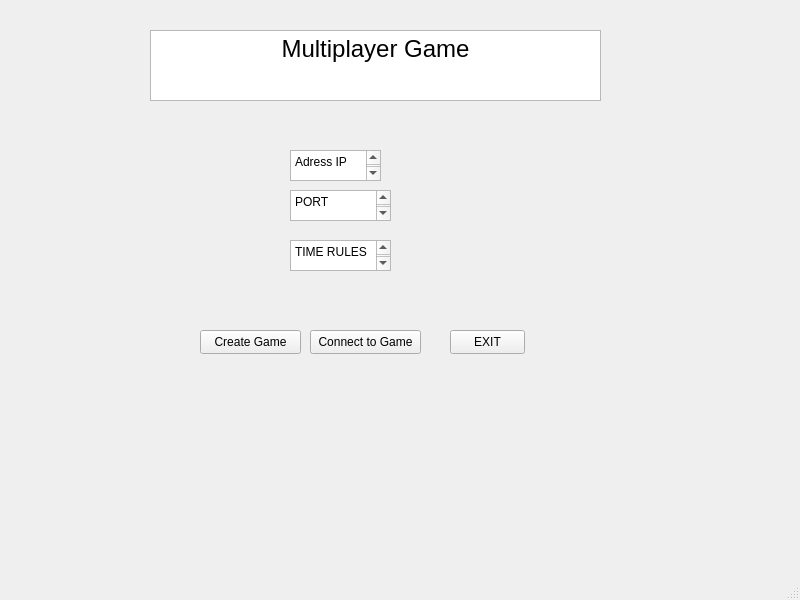
<?xml version="1.0" encoding="UTF-8"?>
<ui version="4.0">
 <class>MainWindow</class>
 <widget class="QMainWindow" name="MainWindow">
  <property name="geometry">
   <rect>
    <x>0</x>
    <y>0</y>
    <width>800</width>
    <height>600</height>
   </rect>
  </property>
  <property name="windowTitle">
   <string>MainWindow</string>
  </property>
  <widget class="QWidget" name="centralwidget">
   <widget class="QTextBrowser" name="textBrowser">
    <property name="geometry">
     <rect>
      <x>290</x>
      <y>150</y>
      <width>91</width>
      <height>31</height>
     </rect>
    </property>
    <property name="html">
     <string>&lt;!DOCTYPE HTML PUBLIC &quot;-//W3C//DTD HTML 4.0//EN&quot; &quot;http://www.w3.org/TR/REC-html40/strict.dtd&quot;&gt;
&lt;html&gt;&lt;head&gt;&lt;meta name=&quot;qrichtext&quot; content=&quot;1&quot; /&gt;&lt;meta charset=&quot;utf-8&quot; /&gt;&lt;style type=&quot;text/css&quot;&gt;
p, li { white-space: pre-wrap; }
hr { height: 1px; border-width: 0; }
li.unchecked::marker { content: &quot;\2610&quot;; }
li.checked::marker { content: &quot;\2612&quot;; }
&lt;/style&gt;&lt;/head&gt;&lt;body style=&quot; font-family:'Segoe UI'; font-size:9pt; font-weight:400; font-style:normal;&quot;&gt;
&lt;p style=&quot; margin-top:0px; margin-bottom:0px; margin-left:0px; margin-right:0px; -qt-block-indent:0; text-indent:0px;&quot;&gt;Adress IP&lt;/p&gt;
&lt;p style=&quot;-qt-paragraph-type:empty; margin-top:0px; margin-bottom:0px; margin-left:0px; margin-right:0px; -qt-block-indent:0; text-indent:0px;&quot;&gt;&lt;br /&gt;&lt;/p&gt;&lt;/body&gt;&lt;/html&gt;</string>
    </property>
   </widget>
   <widget class="QPushButton" name="pushButton_3">
    <property name="geometry">
     <rect>
      <x>450</x>
      <y>330</y>
      <width>75</width>
      <height>24</height>
     </rect>
    </property>
    <property name="text">
     <string>EXIT</string>
    </property>
   </widget>
   <widget class="QTextBrowser" name="textBrowser_2">
    <property name="geometry">
     <rect>
      <x>290</x>
      <y>190</y>
      <width>101</width>
      <height>31</height>
     </rect>
    </property>
    <property name="html">
     <string>&lt;!DOCTYPE HTML PUBLIC &quot;-//W3C//DTD HTML 4.0//EN&quot; &quot;http://www.w3.org/TR/REC-html40/strict.dtd&quot;&gt;
&lt;html&gt;&lt;head&gt;&lt;meta name=&quot;qrichtext&quot; content=&quot;1&quot; /&gt;&lt;meta charset=&quot;utf-8&quot; /&gt;&lt;style type=&quot;text/css&quot;&gt;
p, li { white-space: pre-wrap; }
hr { height: 1px; border-width: 0; }
li.unchecked::marker { content: &quot;\2610&quot;; }
li.checked::marker { content: &quot;\2612&quot;; }
&lt;/style&gt;&lt;/head&gt;&lt;body style=&quot; font-family:'Segoe UI'; font-size:9pt; font-weight:400; font-style:normal;&quot;&gt;
&lt;p style=&quot; margin-top:0px; margin-bottom:0px; margin-left:0px; margin-right:0px; -qt-block-indent:0; text-indent:0px;&quot;&gt;PORT&lt;/p&gt;
&lt;p style=&quot;-qt-paragraph-type:empty; margin-top:0px; margin-bottom:0px; margin-left:0px; margin-right:0px; -qt-block-indent:0; text-indent:0px;&quot;&gt;&lt;br /&gt;&lt;/p&gt;&lt;/body&gt;&lt;/html&gt;</string>
    </property>
   </widget>
   <widget class="QTextBrowser" name="textBrowser_3">
    <property name="geometry">
     <rect>
      <x>290</x>
      <y>240</y>
      <width>101</width>
      <height>31</height>
     </rect>
    </property>
    <property name="html">
     <string>&lt;!DOCTYPE HTML PUBLIC &quot;-//W3C//DTD HTML 4.0//EN&quot; &quot;http://www.w3.org/TR/REC-html40/strict.dtd&quot;&gt;
&lt;html&gt;&lt;head&gt;&lt;meta name=&quot;qrichtext&quot; content=&quot;1&quot; /&gt;&lt;meta charset=&quot;utf-8&quot; /&gt;&lt;style type=&quot;text/css&quot;&gt;
p, li { white-space: pre-wrap; }
hr { height: 1px; border-width: 0; }
li.unchecked::marker { content: &quot;\2610&quot;; }
li.checked::marker { content: &quot;\2612&quot;; }
&lt;/style&gt;&lt;/head&gt;&lt;body style=&quot; font-family:'Segoe UI'; font-size:9pt; font-weight:400; font-style:normal;&quot;&gt;
&lt;p style=&quot; margin-top:0px; margin-bottom:0px; margin-left:0px; margin-right:0px; -qt-block-indent:0; text-indent:0px;&quot;&gt;TIME RULES&lt;/p&gt;
&lt;p style=&quot;-qt-paragraph-type:empty; margin-top:0px; margin-bottom:0px; margin-left:0px; margin-right:0px; -qt-block-indent:0; text-indent:0px;&quot;&gt;&lt;br /&gt;&lt;/p&gt;&lt;/body&gt;&lt;/html&gt;</string>
    </property>
   </widget>
   <widget class="QPushButton" name="pushButton_4">
    <property name="geometry">
     <rect>
      <x>200</x>
      <y>330</y>
      <width>101</width>
      <height>24</height>
     </rect>
    </property>
    <property name="text">
     <string>Create Game</string>
    </property>
   </widget>
   <widget class="QTextEdit" name="textEdit">
    <property name="geometry">
     <rect>
      <x>150</x>
      <y>30</y>
      <width>451</width>
      <height>71</height>
     </rect>
    </property>
    <property name="html">
     <string>&lt;!DOCTYPE HTML PUBLIC &quot;-//W3C//DTD HTML 4.0//EN&quot; &quot;http://www.w3.org/TR/REC-html40/strict.dtd&quot;&gt;
&lt;html&gt;&lt;head&gt;&lt;meta name=&quot;qrichtext&quot; content=&quot;1&quot; /&gt;&lt;meta charset=&quot;utf-8&quot; /&gt;&lt;style type=&quot;text/css&quot;&gt;
p, li { white-space: pre-wrap; }
hr { height: 1px; border-width: 0; }
li.unchecked::marker { content: &quot;\2610&quot;; }
li.checked::marker { content: &quot;\2612&quot;; }
&lt;/style&gt;&lt;/head&gt;&lt;body style=&quot; font-family:'Segoe UI'; font-size:9pt; font-weight:400; font-style:normal;&quot;&gt;
&lt;p align=&quot;center&quot; style=&quot; margin-top:0px; margin-bottom:0px; margin-left:0px; margin-right:0px; -qt-block-indent:0; text-indent:0px;&quot;&gt;&lt;span style=&quot; font-size:18pt;&quot;&gt;Multiplayer Game&lt;/span&gt;&lt;/p&gt;
&lt;p align=&quot;center&quot; style=&quot;-qt-paragraph-type:empty; margin-top:0px; margin-bottom:0px; margin-left:0px; margin-right:0px; -qt-block-indent:0; text-indent:0px; font-size:18pt;&quot;&gt;&lt;br /&gt;&lt;/p&gt;&lt;/body&gt;&lt;/html&gt;</string>
    </property>
   </widget>
   <widget class="QPushButton" name="pushButton_5">
    <property name="geometry">
     <rect>
      <x>310</x>
      <y>330</y>
      <width>111</width>
      <height>24</height>
     </rect>
    </property>
    <property name="text">
     <string>Connect to Game</string>
    </property>
   </widget>
  </widget>
  <widget class="QMenuBar" name="menubar">
   <property name="geometry">
    <rect>
     <x>0</x>
     <y>0</y>
     <width>800</width>
     <height>22</height>
    </rect>
   </property>
  </widget>
  <widget class="QStatusBar" name="statusbar"/>
 </widget>
 <resources/>
 <connections/>
</ui>
